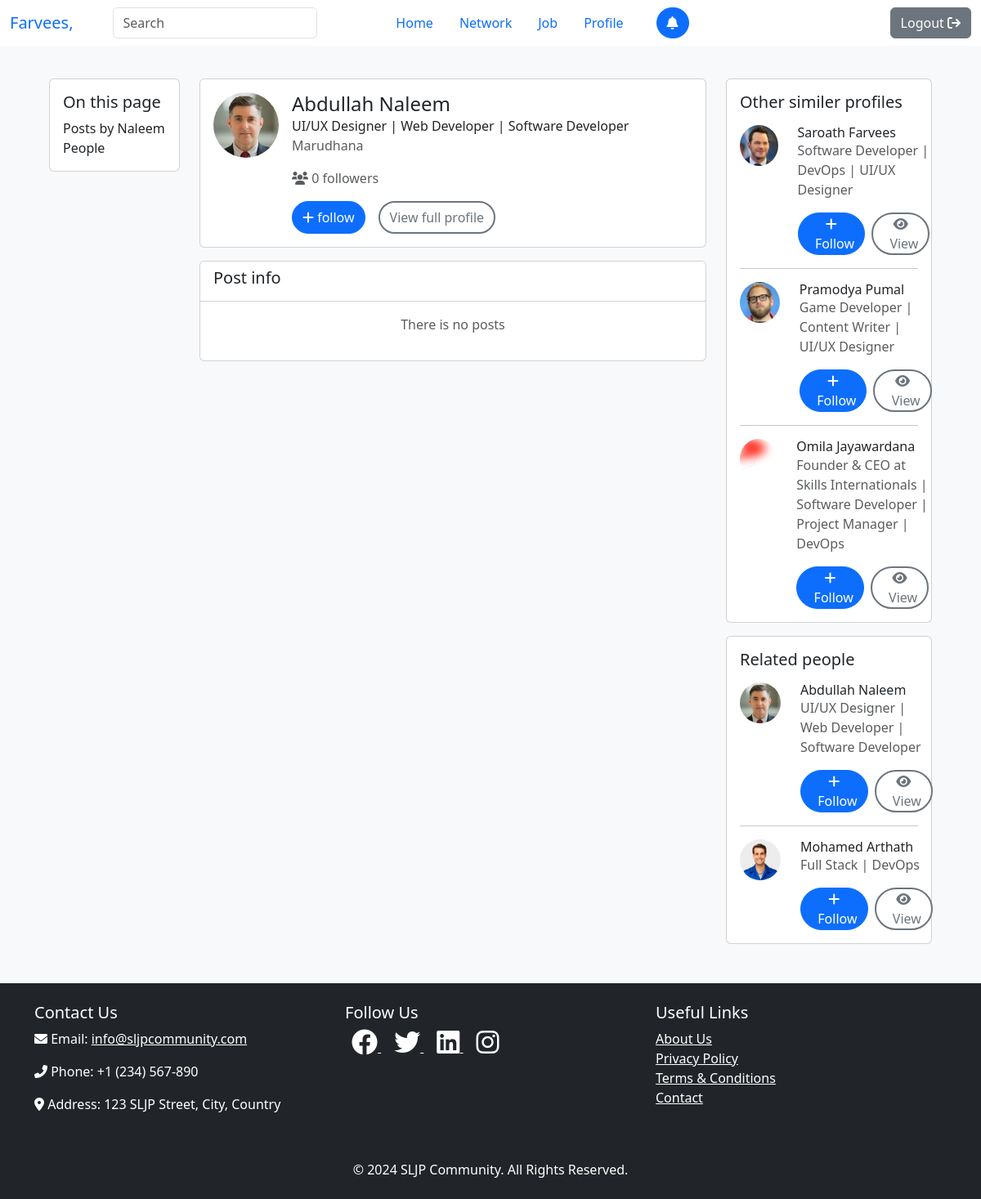
Page /search/result?id=6 (signed in) on the earlier database version.
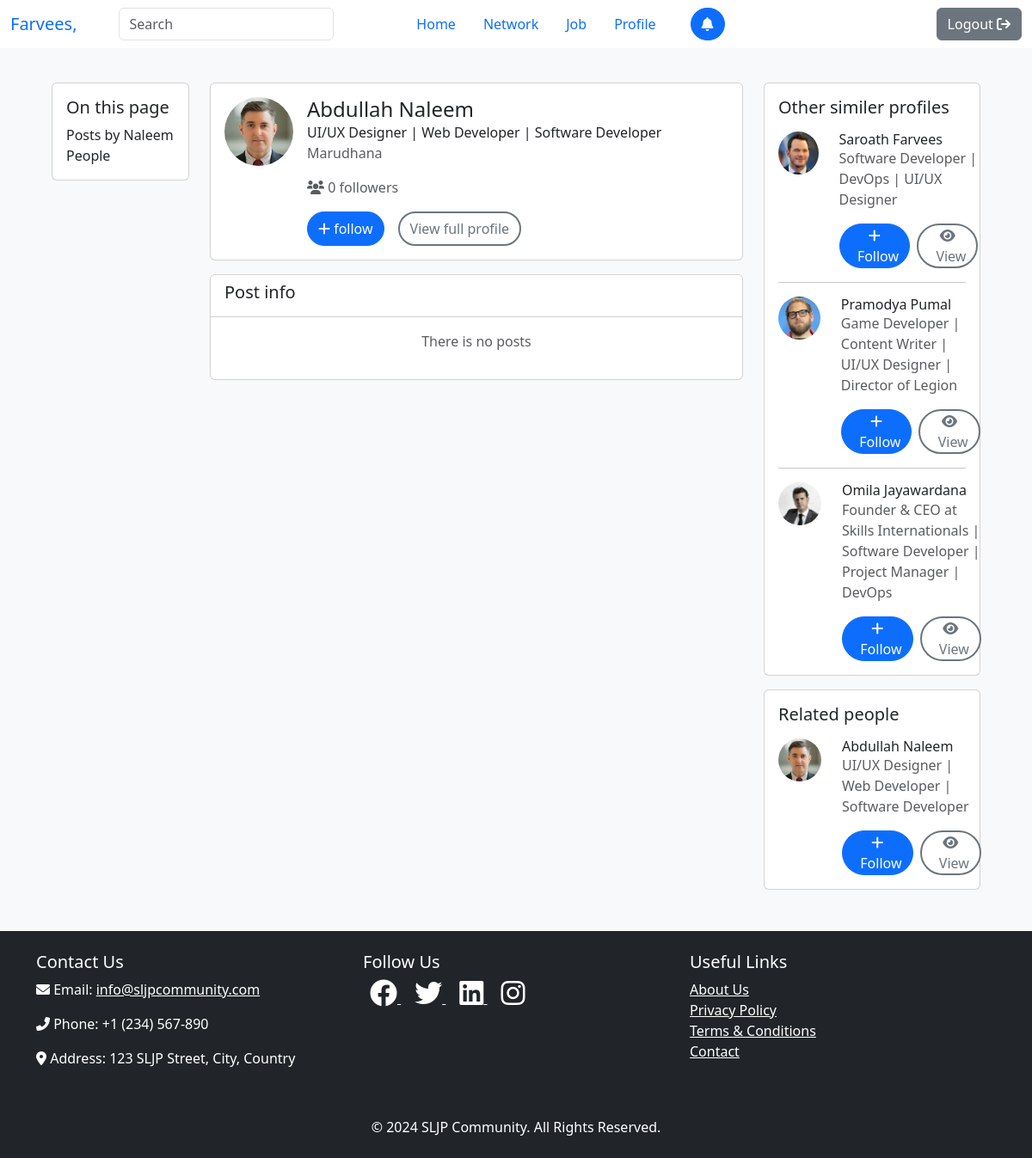
Same page on the later database version.
### tables this page shows
CREATE TABLE IF NOT EXISTS `user` (
  `id` int NOT NULL AUTO_INCREMENT,
  `first` varchar(100) NOT NULL,
  `last` varchar(100) DEFAULT NULL,
  `username` varchar(100) DEFAULT NULL,
  `password` varchar(100) NOT NULL,
  `email` varchar(100) DEFAULT NULL,
  `contact` varchar(20) DEFAULT NULL,
  `gender` enum('Male','Female') DEFAULT 'Male',
  `dob` date NOT NULL,
  `address` text,
  `profile` varchar(256) DEFAULT 'default.jpg',
  `cover` varchar(256) DEFAULT 'default.jpg',
  `nic` varchar(20) DEFAULT NULL,
  `role` enum('seeker','provider','admin') DEFAULT NULL,
  `status` enum('Open','Hire','None') DEFAULT 'None',
  `headline` varchar(512) DEFAULT 'N/A',
  `show_school` enum('show','hide') DEFAULT 'show',
  PRIMARY KEY (`id`),
  UNIQUE KEY `username` (`username`),
  UNIQUE KEY `email` (`email`),
  UNIQUE KEY `contact` (`contact`),
  UNIQUE KEY `nic` (`nic`)
);

### view/result.php (the view, shortened to what the changed rows need)
<?php
$id = isset($_GET['id']) ? $_GET['id'] : 0;
$users = $this->userModel->getUserInfo($id);
$user_info = null;
while ($user = $users->fetch_assoc()) {
    $user_info = $user;
}
?>
<div class="container-fluid w-100 p-5 mt-5 min-vh-100">
    <div class="d-flex justify-content-center">
        <div class="row g-4 w-100">
            <div class="col-12 col-md-2">
                <div class="card">
                    <div class="card-body">
                        <h5 class="card-title">On this page</h5>
                        <p class="card-text">Posts by <?php echo ucfirst($user_info['last']); ?><br>People</p>
                    </div>
                </div>
            </div>
            <div class="col-12 col-md-7">
                <div class="card mb-3">
                    <div class="d-flex">
                        <img src="/assets/images/user/<?php echo $user_info['profile']; ?>" width="80" height="80"
                            class="rounded-circle m-3" alt="">
                        <div class="mt-3">
                            <h4 class="m-0">
                                <?php echo ucfirst($user_info['first']) . " " . ucfirst($user_info['last']); ?>
                            </h4>
                            <p class="m-0 fw-normal"><?php echo $user_info['headline']; ?></p>
                            <p class="m-0 text-muted mb-3"><?php echo $user_info['address']; ?></p>
                            <p class="text-muted"><i class="fa fa-users"></i>&nbsp;<?php
                            $followers = $this->followerModel->getFollowerCount($user_info['id']);
                            while ($follower = $followers->fetch_assoc()) {
                                echo $follower['count'];
                            }
                            ?> followers</p>
                            <div class="d-flex mb-3">
                                <?php
                                if (!$this->followerModel->isFollower($_SESSION['id'], $user_info['id'])) {
                                    ?>
                                    <button id="follow" class="btn btn-primary rounded-5 me-3"><i
                                            class="fa fa-plus"></i>&nbsp;follow</button>
                                    <?php
                                }
                                ?>
                                <a href="/seeker/profile?id=<?php echo $user_info['id']; ?>"
                                    class="btn btn-outline-secondary rounded-5 border-2">View full profile</a>
                            </div>
                        </div>
                    </div>
                </div>
                <?php
                $i = 0;
                    ?>
                    <?php
                if ($i == 0) {
                    ?>
                    <div class="card">
                        <div class="card-header bg-white">
                            <h5 class="card-title">Post info</h5>
                        </div>
                        <div class="card-body">
                            <p class="text-muted text-center">There is no posts</p>
                        </div>
                    </div>
                    <?php
                }
                ?>
            </div>
            <div class="col-12 col-md-3">
                <div class="card mb-3">
                    <div class="card-body">
                        <h5 class="card-title">Other similer profiles</h5>
                        <?php
                        $heads = explode("|", $user_info['headline']);
                        $users = $this->userModel->getUsersByHeadlineMatching(array_map('trim', $heads));
                        $hr_sts = false;
                        while ($user = $users->fetch_assoc()) {
                            if ($user['id'] == $user_info['id']) {
                                continue;
                            }
                            if ($hr_sts) {
                                ?>
                                <hr>
                                <?php
                            }
                            ?>
                            <div class="d-flex  mt-3">
                                <img src="/assets/images/user/<?php echo $user['profile']; ?>" width="50" height="50"
                                    class="rounded-circle me-3" alt="">
                                <div class="ms-2">
                                    <h6 class="m-0"><?php echo ucfirst($user['first']) . " " . ucfirst($user['last']); ?>
                                    </h6>
                                    <p class="text-wrap text-muted"><?php echo $user['headline']; ?></p>
                                    <div class="d-flex justify-content-start">
                                        <button class="btn btn-primary pt-0 pb-0 rounded-5 me-2"><i
                                                class="fa fa-plus"></i>&nbsp;&nbsp;Follow</button>
                                        <a href="/search/result?id=<?php echo $user['id']; ?>"
                                            class="btn btn-outline-secondary pt-0 pb-0 border-2 rounded-5"><i
                                                class="fa fa-eye"></i>&nbsp;&nbsp;View</a>
                                    </div>
                                </div>
                            </div>
                            <?php
                            $hr_sts = true;
                        }
                        ?>
                    </div>
                </div>
                <div class="card">
                    <div class="card-body">
                        <h5 class="card-title">Related people</h5>
                        <?php
                        $educations = $this->educationModel->getEducation($user_info['id']);
                        $uni_id = 0;
                        while ($education = $educations->fetch_assoc()) {
                            $unies = $this->universityModel->getUniversity($education['institude']);
                            while ($uni = $unies->fetch_assoc()) {
                                $uni_id = $uni['id'];
                            }
                        }
                        $hr_sts = false;
                        $educations = $this->educationModel->getUsersByInstitude($uni_id);
                        while ($education = $educations->fetch_assoc()) {
                            $users = $this->userModel->getUserInfo($education['user_id']);
                            while ($user = $users->fetch_assoc()) {
                                if ($user['id'] == $_SESSION['id'] || $this->followerModel->isFollower($_SESSION['id'], $user['id'])) {
                                    continue;
                                }
                                if ($hr_sts) {
                                    ?>
                                    <hr>
                                    <?php
                                }
                                ?>
                                <div class="d-flex  mt-3">
                                    <img src="/assets/images/user/<?php echo $user['profile']; ?>" width="50" height="50"
                                        class="rounded-circle me-3" alt="">
                                    <div class="ms-2">
                                        <h6 class="m-0"><?php echo ucfirst($user['first']) . " " . ucfirst($user['last']); ?>
                                        </h6>
                                        <p class="text-wrap text-muted"><?php echo $user['headline']; ?></p>
                                        <div class="d-flex justify-content-start">
                                            <button class="btn btn-primary pt-0 pb-0 rounded-5 me-2"><i
                                                    class="fa fa-plus"></i>&nbsp;&nbsp;Follow</button>
                                            <a href="/search/result?id=<?php echo $user['id']; ?>"
                                                class="btn btn-outline-secondary pt-0 pb-0 border-2 rounded-5"><i
                                                    class="fa fa-eye"></i>&nbsp;&nbsp;View</a>
                                        </div>
                                    </div>
                                </div>
                                <?php
                                $hr_sts = true;
                            }
                        }
                        ?>
                    </div>
                </div>
            </div>
        </div>
    </div>
</div>

Differences in the rows shown:
no longer on this page (row edited): user: profile (picture), first "Mohamed", last "Arthath", headline "Full Stack | DevOps"
changed user "Pramodya": headline "Game Developer | Content Writer | UI/UX Designer" → "Game Developer | Content Writer | UI/UX Designer | Director of Legion"
changed user "Omila": profile: a different picture
